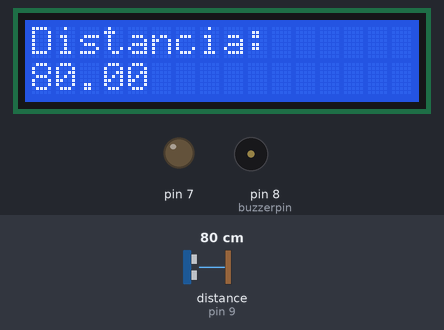
A sketch run on a simulated Arduino Uno, built with avr-gcc and run on an emulated ATmega328P. Parts: 16×2 character LCD, output pins drawn as LEDs (lit = HIGH), buzzer (waves = sounding). Wiring (inferred from the names in the program): ultrasonic range finder: trigger pin 10; echo pin 9. The inputs (shaded band) are chosen by the test bench; at power-on: distance to the obstacle (sensor on pin 9) 80 cm. The echo pulse lasts 58.3 µs per cm; pins used as bus, display or sensor lines are not drawn.

Above: at 1.2 s.
1.3 s: distance to the obstacle (sensor on pin 9) set to 2 cm
At 2.5 s:
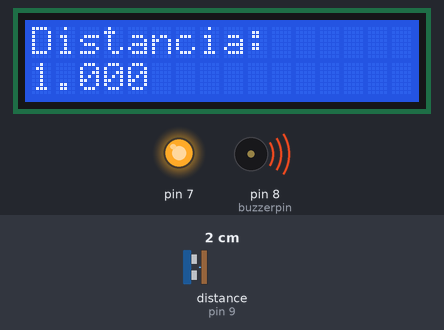
2.8 s: distance to the obstacle (sensor on pin 9) set to 18 cm
At 2.84 s:
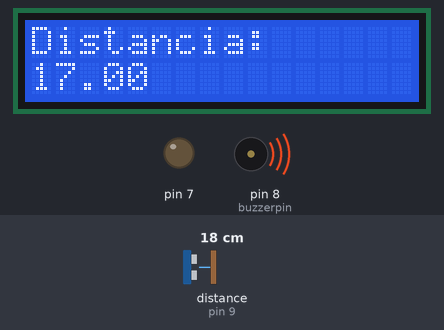
4.4 s: distance to the obstacle (sensor on pin 9) set to 4 cm
At 5.8 s:
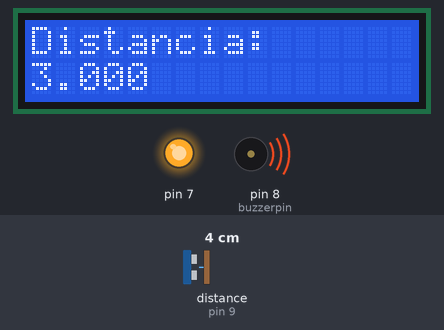
Timing chart, 0 to 7.4 s (numbered marks = the images above; inputs shaded):
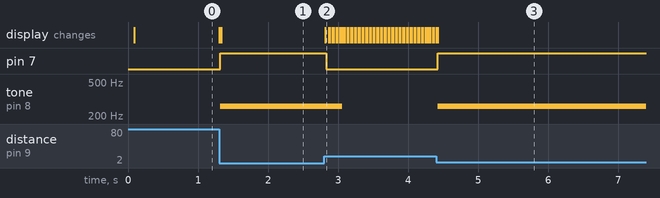

The sketch:

sketch_feb6b.ino
```cpp
// include the library code:
#include <LiquidCrystal.h>
// Ligações do Arduino

//lcd
const int rs = 12, en = 11, d4 = 5, d5 = 4, d6 = 3, d7 = 2;
LiquidCrystal lcd(rs, en, d4, d5, d6, d7);

//ultrasonic sensor
#define echo 9
#define trig 10
unsigned long tempo;
float distancia;

//buzzer
int buzzerpin=8;

void setup() {
  //led
  pinMode(7, OUTPUT);

  //lcd
  lcd.begin(16, 2); // Aqui informo que são 16 caracteres e 2 linhas
  lcd.setCursor(0, 0);
  lcd.print("Distancia:");
  lcd.setCursor(0, 1);
  lcd.print(distancia);

  //us
  pinMode(trig, OUTPUT);
  pinMode(echo, INPUT);
  digitalWrite(trig,LOW);

  //buzzer
  pinMode(buzzerpin,OUTPUT);
}

void loop() {
  digitalWrite(trig,HIGH);
  digitalWrite(trig,LOW);
  tempo = pulseIn(echo,HIGH);
  distancia = tempo/58;
  lcd.setCursor(0, 1);
  lcd.print(distancia);
  delay(15);
  if(distancia<=5){
    digitalWrite(7, HIGH); // acende o LED
    tone(buzzerpin,261,250);
  }
  else{
    digitalWrite(7, LOW);
  }
}
```

Measured:
- after the input at 1.3 s, pin 7: LOW → HIGH at once; tone on pin 8 (buzzerpin): silent → 261 Hz at once; the display: first changes at once (image 1 shows a later state)
- after the input at 2.8 s, pin 7: HIGH → LOW at once; tone on pin 8 (buzzerpin): 261 Hz → silent after 0.26 s; the display: changes at once (image 2)
- after the input at 4.4 s, pin 7: LOW → HIGH at once; tone on pin 8 (buzzerpin): silent → 261 Hz at once; the display: first differs from a run without the input at once (image 3)
